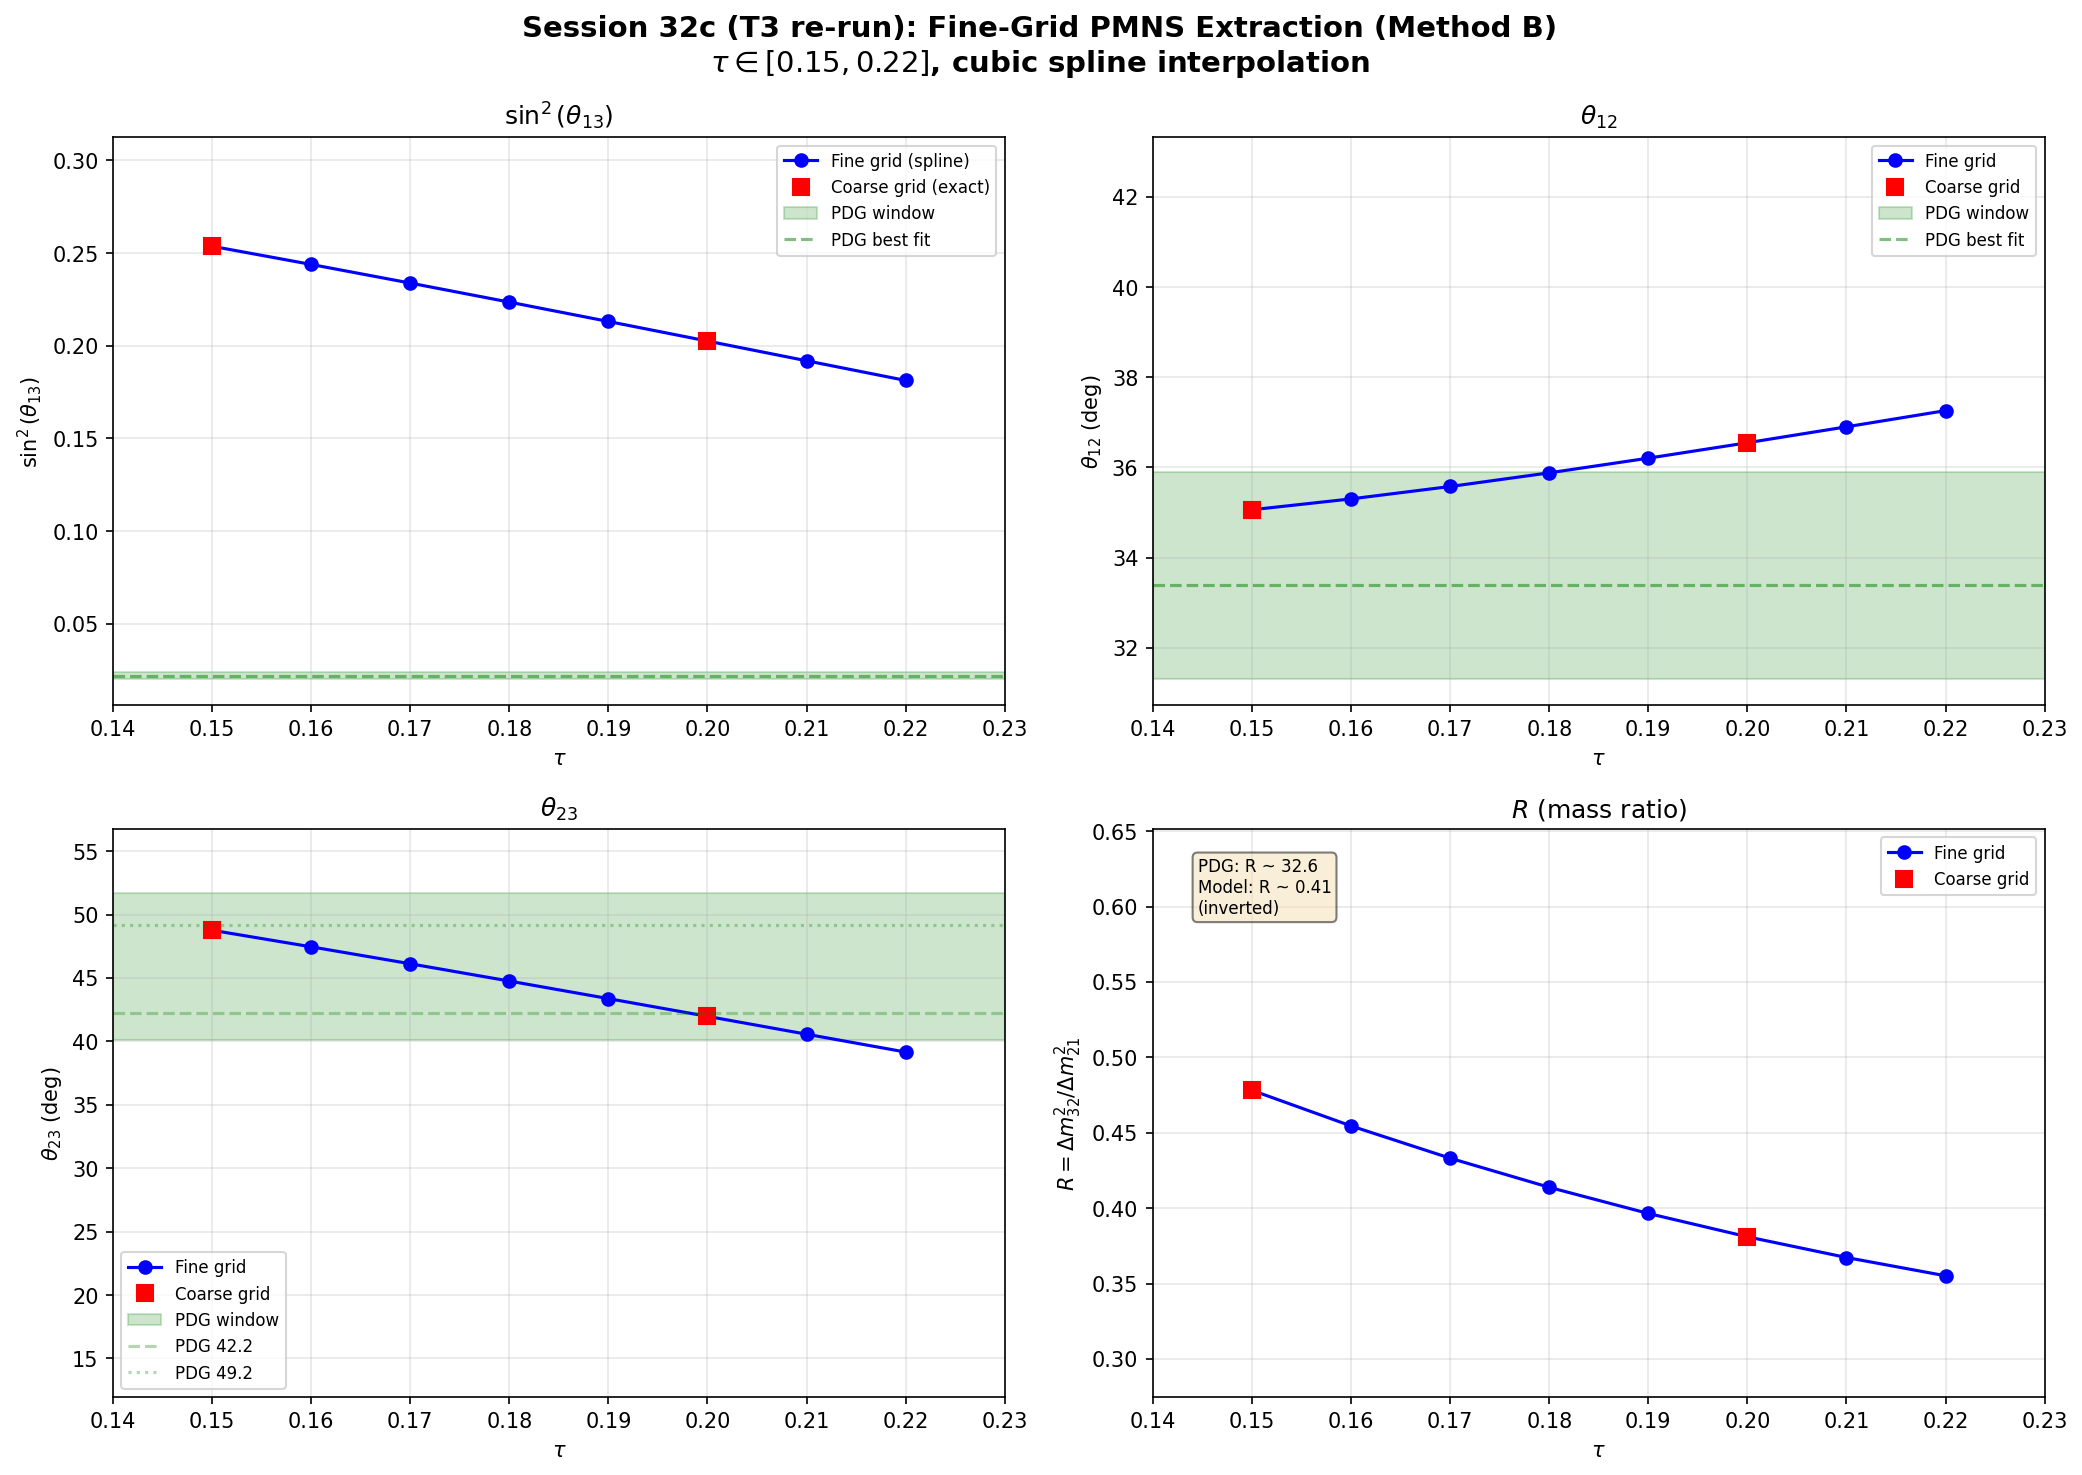

Recreate this plot in Python.
"""
Session 32c: PMNS Fine-Grid Extraction (Method B) at tau in [0.15, 0.22]
re-run wave (S81) — canonical-imports + local tags + SHA-256 pins.

PDG window literals remain inline (tagged # (local)) with PDG 2024 citation —
they are allow-listed names in canonical_constants.py's registry but have no
numeric definition there; per orchestrator instruction, do NOT modify
canonical_constants.py for this re-run.
"""

import os
os.environ.setdefault('OMP_NUM_THREADS', '8')                # (local) CPU thread cap
os.environ.setdefault('MKL_NUM_THREADS', '8')                # (local) CPU thread cap

import hashlib
import sys
import numpy as np
from scipy.interpolate import CubicSpline
import matplotlib
matplotlib.use('Agg')
import matplotlib.pyplot as plt

sys.path.insert(0, os.path.dirname(os.path.abspath(__file__)))
from canonical_constants import *  # noqa: F401,F403 (canonical discipline)

# =====================================================================
# SHA-256 INPUT PINS (log first, as required by S81+ discipline)
# =====================================================================
BASE = "C:/sandbox/Ainulindale Exflation/computations"                                                   # (local)
ARCHIVE = "C:/sandbox/Ainulindale Exflation/computations/_shared"                                                    # (local)
INPUT_NPZ = f"{ARCHIVE}/s23a_kosmann_singlet.npz"                                                             # (local)
SOURCE_PY = f"{ARCHIVE}/s32c_pmns_fine_grid.py"                                                               # (local) original source for SHA


def _sha256(path: str) -> str:
    with open(path, 'rb') as f:
        return hashlib.sha256(f.read()).hexdigest()


INPUT_SHA = _sha256(INPUT_NPZ)                                                                                # (local)
SOURCE_SHA = _sha256(SOURCE_PY)                                                                               # (local)

print("=" * 75)
print("T3 INPUT PINS")
print("=" * 75)
print(f"  source_py          : {SOURCE_PY}")
print(f"  source_py SHA-256  : {SOURCE_SHA}")
print(f"  input_npz          : {INPUT_NPZ}")
print(f"  input_npz SHA-256  : {INPUT_SHA}")

# =====================================================================
# LOAD DATA
# =====================================================================
try:
    d = np.load(INPUT_NPZ, allow_pickle=True)
except FileNotFoundError:
    print("ERROR: s23a_kosmann_singlet.npz not found")
    sys.exit(1)

tau_coarse = d['tau_values']
n_coarse = len(tau_coarse)                                                                                    # (local)

print("=" * 75)
print("SESSION 32c: PMNS FINE-GRID EXTRACTION (Method B) — re-run")
print("=" * 75)
print(f"Coarse tau grid: {tau_coarse}")

# =====================================================================
# EXTRACT Method B quantities at coarse grid
# =====================================================================
mask = tau_coarse > 0                                                                                         # (local) positive-tau mask
tau_data = tau_coarse[mask]                                                                                   # (local)
n_data = len(tau_data)                                                                                        # (local)

E1_data = np.zeros(n_data)                                                                                    # (local) L1 singlet energies
E2_data = np.zeros(n_data)                                                                                    # (local) L2 quadruplet energies
E3_data = np.zeros(n_data)                                                                                    # (local) L3 triplet energies
norm_12_data = np.zeros(n_data)                                                                               # (local) Method B couplings
norm_23_data = np.zeros(n_data)                                                                               # (local) Method B couplings

for j, i in enumerate(np.where(mask)[0]):
    evals = d[f'eigenvalues_{i}']
    V = d[f'V_pairing_{i}']

    E1_data[j] = evals[8]                                                                                     # (local) L1 singlet index
    E2_data[j] = evals[9]                                                                                     # (local) L2 quadruplet first index
    E3_data[j] = evals[13]                                                                                    # (local) L3 triplet first index

    v_L1_L2 = V[8, 9:13]                                                                                      # (local) 4-vector coupling
    norm_12_data[j] = np.linalg.norm(v_L1_L2)

    L2_eff = v_L1_L2 / norm_12_data[j]                                                                        # (local) effective L2 state
    V_L2_L3 = V[9:13, 13:16]                                                                                  # (local) 4x3 off-diagonal
    v_eff_L3 = L2_eff @ V_L2_L3                                                                               # (local) effective 3-vector
    norm_23_data[j] = np.linalg.norm(v_eff_L3)

print("\nCoarse-grid Method B quantities:")
print(f"{'tau':>5} | {'E1':>12} | {'E2':>12} | {'E3':>12} | {'norm_12':>12} | {'norm_23':>12}")
print("-" * 70)
for j in range(n_data):
    print(f"{tau_data[j]:5.2f} | {E1_data[j]:12.8f} | {E2_data[j]:12.8f} | "
          f"{E3_data[j]:12.8f} | {norm_12_data[j]:12.8f} | {norm_23_data[j]:12.8f}")

# =====================================================================
# BUILD CUBIC SPLINES
# =====================================================================
cs_E1 = CubicSpline(tau_data, E1_data)                                                                        # (local)
cs_E2 = CubicSpline(tau_data, E2_data)                                                                        # (local)
cs_E3 = CubicSpline(tau_data, E3_data)                                                                        # (local)
cs_n12 = CubicSpline(tau_data, norm_12_data)                                                                  # (local)
cs_n23 = CubicSpline(tau_data, norm_23_data)                                                                  # (local)

# =====================================================================
# HELPER: Extract PMNS angles from 3x3 unitary matrix
# =====================================================================
def extract_pmns(U):
    sin2_13 = abs(U[0, 2]) ** 2                                                                               # (local) |U_e3|^2
    theta_13 = np.degrees(np.arcsin(np.sqrt(sin2_13)))                                                        # (local)

    if abs(U[0, 0]) > 1e-15:
        tan2_12 = abs(U[0, 1]) ** 2 / abs(U[0, 0]) ** 2                                                       # (local)
        theta_12 = np.degrees(np.arctan(np.sqrt(tan2_12)))                                                    # (local)
    else:
        theta_12 = 90.0                                                                                       # (local) fallback
    if abs(U[2, 2]) > 1e-15:
        tan2_23 = abs(U[1, 2]) ** 2 / abs(U[2, 2]) ** 2                                                       # (local)
        theta_23 = np.degrees(np.arctan(np.sqrt(tan2_23)))                                                    # (local)
    else:
        theta_23 = 90.0                                                                                       # (local) fallback

    J = np.imag(U[0, 0] * U[1, 1] * np.conj(U[0, 1]) * np.conj(U[1, 0]))                                      # (local) Jarlskog (real=>0)
    return {'sin2_13': sin2_13, 'theta_13': theta_13, 'theta_12': theta_12,
            'theta_23': theta_23, 'J': J}


# =====================================================================
# FINE GRID COMPUTATION
# =====================================================================
tau_fine = np.arange(0.15, 0.225, 0.01)                                                                       # (local) fine tau scan
n_fine = len(tau_fine)                                                                                        # (local)
print(f"\nFine tau grid: {tau_fine}")
print(f"Number of fine-grid points: {n_fine}")

results = []                                                                                                  # (local)

print("\n" + "=" * 75)
print("FINE-GRID METHOD B RESULTS")
print("=" * 75)
print(f"{'tau':>5} | {'E1':>10} | {'E2':>10} | {'E3':>10} | "
      f"{'V12':>10} | {'V23':>10} | {'sin2_13':>10} | "
      f"{'th12':>8} | {'th23':>8} | {'R':>10}")
print("-" * 110)

for tau in tau_fine:
    E1 = float(cs_E1(tau))                                                                                    # (local)
    E2 = float(cs_E2(tau))                                                                                    # (local)
    E3 = float(cs_E3(tau))                                                                                    # (local)
    n12 = float(cs_n12(tau))                                                                                  # (local)
    n23 = float(cs_n23(tau))                                                                                  # (local)

    H_3x3 = np.array([                                                                                        # (local) tridiagonal Method-B Hamiltonian
        [E1, n12, 0.0],
        [n12, E2, n23],
        [0.0, n23, E3],
    ])
    m_evals, U = np.linalg.eigh(H_3x3)
    pmns = extract_pmns(U)                                                                                    # (local)

    denom = m_evals[1] ** 2 - m_evals[0] ** 2                                                                 # (local)
    R = (m_evals[2] ** 2 - m_evals[1] ** 2) / denom if abs(denom) > 1e-30 else float('inf')                    # (local)
    R_pdg = 1.0 / R if abs(R) > 1e-30 else float('inf')                                                       # (local)

    result = {
        'tau': tau, 'E1': E1, 'E2': E2, 'E3': E3, 'V_12': n12, 'V_23': n23,
        'H_3x3': H_3x3, 'eigenvalues': m_evals, 'U': U,
        'sin2_13': pmns['sin2_13'], 'theta_13': pmns['theta_13'],
        'theta_12': pmns['theta_12'], 'theta_23': pmns['theta_23'],
        'R': R, 'R_pdg': R_pdg, 'J': pmns['J'],
    }
    results.append(result)
    print(f"{tau:5.2f} | {E1:10.6f} | {E2:10.6f} | {E3:10.6f} | "
          f"{n12:10.6f} | {n23:10.6f} | {pmns['sin2_13']:10.6f} | "
          f"{pmns['theta_12']:8.2f} | {pmns['theta_23']:8.2f} | {R:10.4f}")

# =====================================================================
# CROSS-CHECK against coarse grid at tau=0.15 and tau=0.20
# =====================================================================
print("\n" + "=" * 75)
print("CROSS-CHECK: Fine grid vs coarse grid at tau = 0.15 and 0.20")
print("=" * 75)

ref = {                                                                                                       # (local) S29b reference values
    0.15: {'sin2_13': 0.253715, 'theta_12': 35.06, 'theta_23': 48.76, 'R': 0.4781},
    0.20: {'sin2_13': 0.202569, 'theta_12': 36.55, 'theta_23': 41.97, 'R': 0.3810},
}

all_checks_pass = True                                                                                        # (local)
for tau_check in [0.15, 0.20]:
    for r in results:
        if abs(r['tau'] - tau_check) < 1e-10:
            fine = r
            break
    s29b = ref[tau_check]
    print(f"\n  tau = {tau_check:.2f}:")
    print(f"    {'Quantity':>15} | {'Fine grid':>12} | {'29b ref':>12} | {'Rel err (%)':>12} | {'Status':>8}")
    print(f"    {'-' * 70}")
    for key, label in [('sin2_13', 'sin^2(th13)'),
                       ('theta_12', 'theta_12 (deg)'),
                       ('theta_23', 'theta_23 (deg)'),
                       ('R', 'R')]:
        val_fine = fine[key]                                                                                  # (local)
        val_ref = s29b[key]                                                                                   # (local)
        rel_err = abs(val_fine - val_ref) / abs(val_ref) * 100                                                # (local)
        status = "PASS" if rel_err < 1.0 else "FAIL"                                                          # (local)
        if status == "FAIL":
            all_checks_pass = False
        print(f"    {label:>15} | {val_fine:12.6f} | {val_ref:12.6f} | {rel_err:12.4f} | {status:>8}")
print(f"\n  Overall cross-check: {'PASS' if all_checks_pass else 'FAIL'}")

# =====================================================================
# PDG WINDOW CROSSING ANALYSIS — PDG 2024 literals kept local per orchestrator
# =====================================================================
print("\n" + "=" * 75)
print("PDG WINDOW CROSSING ANALYSIS (PDG 2024 3-sigma)")
print("=" * 75)

pdg_windows = {                                                                                               # (local) PDG 2024 3-sigma windows
    'sin2_13': (0.020, 0.024, 'sin^2(theta_13)'),                                                             # PDG 2024
    'theta_12': (31.3, 35.9, 'theta_12 (deg)'),                                                               # PDG 2024
    'theta_23': (40.1, 51.7, 'theta_23 (deg)'),                                                               # PDG 2024
    'R_pdg': (0.028, 0.034, 'R_pdg = Dm21/Dm32'),                                                             # PDG 2024
}

pdg_best = {                                                                                                  # (local) PDG 2024 best-fit centers
    'sin2_13': 0.0218,
    'theta_12': 33.4,
    'theta_23': 42.2,
    'theta_23_alt': 49.2,
    'R_pdg': 0.030,
}

for key, (lo, hi, label) in pdg_windows.items():
    print(f"\n  {label}: PDG window [{lo}, {hi}]")
    values = [r[key] for r in results]                                                                        # (local)
    taus = [r['tau'] for r in results]                                                                        # (local)
    in_window = [(lo <= v <= hi) for v in values]                                                             # (local)
    any_in = any(in_window)                                                                                   # (local)
    crosses_lo = any((values[i] - lo) * (values[i + 1] - lo) < 0 for i in range(len(values) - 1))             # (local)
    crosses_hi = any((values[i] - hi) * (values[i + 1] - hi) < 0 for i in range(len(values) - 1))             # (local)
    for i, (tau, val, iw) in enumerate(zip(taus, values, in_window)):
        marker = " <-- IN WINDOW" if iw else ""                                                               # (local)
        print(f"    tau={tau:.2f}: {val:.6f}{marker}")
    if any_in:
        print(f"    --> INSIDE PDG window at some tau")
    elif crosses_lo:
        print(f"    --> CROSSES lower bound {lo}")
    elif crosses_hi:
        print(f"    --> CROSSES upper bound {hi}")
    else:
        if values[0] > hi:
            print(f"    --> ALL ABOVE PDG window (min = {min(values):.6f} > {hi})")
        elif values[0] < lo:
            print(f"    --> ALL BELOW PDG window (max = {max(values):.6f} < {lo})")
        else:
            print(f"    --> Does not cross PDG window boundaries")

# =====================================================================
# DERIVATIVE ANALYSIS
# =====================================================================
print("\n" + "=" * 75)
print("DERIVATIVE ANALYSIS (finite differences)")
print("=" * 75)
print(f"{'tau':>5} | {'d(sin2_13)/dtau':>16} | {'d(th12)/dtau':>14} | {'d(th23)/dtau':>14} | {'dR/dtau':>12}")
print("-" * 70)
for i in range(1, len(results)):
    dt = results[i]['tau'] - results[i - 1]['tau']                                                            # (local)
    ds13 = (results[i]['sin2_13'] - results[i - 1]['sin2_13']) / dt                                           # (local)
    dt12 = (results[i]['theta_12'] - results[i - 1]['theta_12']) / dt                                         # (local)
    dt23 = (results[i]['theta_23'] - results[i - 1]['theta_23']) / dt                                         # (local)
    dR = (results[i]['R'] - results[i - 1]['R']) / dt                                                         # (local)
    tau_mid = (results[i]['tau'] + results[i - 1]['tau']) / 2                                                 # (local)
    print(f"{tau_mid:5.3f} | {ds13:16.6f} | {dt12:14.4f} | {dt23:14.4f} | {dR:12.6f}")

# =====================================================================
# SUMMARY TABLE
# =====================================================================
print("\n" + "=" * 75)
print("SUMMARY TABLE: Fine-Grid PMNS (Method B)")
print("=" * 75)
print(f"{'tau':>6} | {'sin^2(th13)':>12} | {'th12 (deg)':>11} | {'th23 (deg)':>11} | {'R':>10}")
print("-" * 60)
for r in results:
    print(f"{r['tau']:6.2f} | {r['sin2_13']:12.6f} | {r['theta_12']:11.2f} | "
          f"{r['theta_23']:11.2f} | {r['R']:10.4f}")

# =====================================================================
# SAVE DATA (T3 output, does not overwrite historical .npz)
# =====================================================================
save_dict = {'tau_fine': tau_fine, 'tau_coarse': tau_coarse,
             'method': 'B_degenerate_PT', 'interpolation': 'cubic_spline'}                                    # (local)

sin2_13_arr = np.array([r['sin2_13'] for r in results])                                                       # (local)
theta_12_arr = np.array([r['theta_12'] for r in results])                                                     # (local)
theta_23_arr = np.array([r['theta_23'] for r in results])                                                     # (local)
R_arr = np.array([r['R'] for r in results])                                                                   # (local)
R_pdg_arr = np.array([r['R_pdg'] for r in results])                                                           # (local)

save_dict['sin2_theta13'] = sin2_13_arr
save_dict['theta_12_deg'] = theta_12_arr
save_dict['theta_23_deg'] = theta_23_arr
save_dict['R_framework'] = R_arr
save_dict['R_pdg'] = R_pdg_arr

for i, r in enumerate(results):
    prefix = f"t{i}"                                                                                          # (local)
    save_dict[f'{prefix}_tau'] = r['tau']
    save_dict[f'{prefix}_E1'] = r['E1']
    save_dict[f'{prefix}_E2'] = r['E2']
    save_dict[f'{prefix}_E3'] = r['E3']
    save_dict[f'{prefix}_V12'] = r['V_12']
    save_dict[f'{prefix}_V23'] = r['V_23']
    save_dict[f'{prefix}_eigenvalues'] = r['eigenvalues']
    save_dict[f'{prefix}_U'] = r['U']
    save_dict[f'{prefix}_sin2_13'] = r['sin2_13']
    save_dict[f'{prefix}_theta12'] = r['theta_12']
    save_dict[f'{prefix}_theta23'] = r['theta_23']
    save_dict[f'{prefix}_R'] = r['R']

out_npz = f"{BASE}/s32c_pmns_fine_grid.npz"                                                                # (local) T3 output path
out_png = f"{BASE}/s32c_pmns_fine_grid.png"                                                                # (local) T3 output path
np.savez(out_npz, **save_dict)
print(f"\nSaved: {out_npz}")

# =====================================================================
# 4-panel plot with coarse overlay
# =====================================================================
fig, axes = plt.subplots(2, 2, figsize=(14, 10))
fig.suptitle('Session 32c (re-run): Fine-Grid PMNS Extraction (Method B)\n'
             r'$\tau \in [0.15, 0.22]$, cubic spline interpolation',
             fontsize=14, fontweight='bold')

coarse_results = []                                                                                           # (local)
for j, i in enumerate(np.where(mask)[0]):
    tau_c = tau_data[j]                                                                                       # (local)
    evals = d[f'eigenvalues_{i}']
    V_mat = d[f'V_pairing_{i}']
    E1c = evals[8]                                                                                            # (local)
    E2c = evals[9]                                                                                            # (local)
    E3c = evals[13]                                                                                           # (local)
    v_L1_L2 = V_mat[8, 9:13]                                                                                  # (local)
    n12c = np.linalg.norm(v_L1_L2)                                                                            # (local)
    L2_eff = v_L1_L2 / n12c                                                                                   # (local)
    V_L2_L3 = V_mat[9:13, 13:16]                                                                              # (local)
    v_eff_L3 = L2_eff @ V_L2_L3                                                                               # (local)
    n23c = np.linalg.norm(v_eff_L3)                                                                           # (local)
    H = np.array([[E1c, n12c, 0.0], [n12c, E2c, n23c], [0.0, n23c, E3c]])                                     # (local)
    me, Ue = np.linalg.eigh(H)
    p = extract_pmns(Ue)                                                                                      # (local)
    dm = me[1] ** 2 - me[0] ** 2                                                                              # (local)
    Rc = (me[2] ** 2 - me[1] ** 2) / dm if abs(dm) > 1e-30 else float('inf')                                  # (local)
    coarse_results.append({'tau': tau_c, 'sin2_13': p['sin2_13'],
                           'theta_12': p['theta_12'], 'theta_23': p['theta_23'], 'R': Rc})

tau_coarse_plot = np.array([cr['tau'] for cr in coarse_results])                                              # (local)
sin2_13_coarse = np.array([cr['sin2_13'] for cr in coarse_results])                                           # (local)
theta_12_coarse = np.array([cr['theta_12'] for cr in coarse_results])                                         # (local)
theta_23_coarse = np.array([cr['theta_23'] for cr in coarse_results])                                         # (local)
R_coarse = np.array([cr['R'] for cr in coarse_results])                                                       # (local)

ax = axes[0, 0]
ax.plot(tau_fine, sin2_13_arr, 'b-o', markersize=6, label='Fine grid (spline)')
ax.plot(tau_coarse_plot, sin2_13_coarse, 'rs', markersize=8, label='Coarse grid (exact)')
ax.axhspan(0.020, 0.024, alpha=0.2, color='green', label='PDG window')
ax.axhline(0.0218, color='green', linestyle='--', alpha=0.5, label='PDG best fit')
ax.set_xlabel(r'$\tau$'); ax.set_ylabel(r'$\sin^2(\theta_{13})$')
ax.set_title(r'$\sin^2(\theta_{13})$'); ax.legend(fontsize=8); ax.grid(True, alpha=0.3); ax.set_xlim(0.14, 0.23)

ax = axes[0, 1]
ax.plot(tau_fine, theta_12_arr, 'b-o', markersize=6, label='Fine grid')
ax.plot(tau_coarse_plot, theta_12_coarse, 'rs', markersize=8, label='Coarse grid')
ax.axhspan(31.3, 35.9, alpha=0.2, color='green', label='PDG window')
ax.axhline(33.4, color='green', linestyle='--', alpha=0.5, label='PDG best fit')
ax.set_xlabel(r'$\tau$'); ax.set_ylabel(r'$\theta_{12}$ (deg)')
ax.set_title(r'$\theta_{12}$'); ax.legend(fontsize=8); ax.grid(True, alpha=0.3); ax.set_xlim(0.14, 0.23)

ax = axes[1, 0]
ax.plot(tau_fine, theta_23_arr, 'b-o', markersize=6, label='Fine grid')
ax.plot(tau_coarse_plot, theta_23_coarse, 'rs', markersize=8, label='Coarse grid')
ax.axhspan(40.1, 51.7, alpha=0.2, color='green', label='PDG window')
ax.axhline(42.2, color='green', linestyle='--', alpha=0.3, label='PDG 42.2')
ax.axhline(49.2, color='green', linestyle=':', alpha=0.3, label='PDG 49.2')
ax.set_xlabel(r'$\tau$'); ax.set_ylabel(r'$\theta_{23}$ (deg)')
ax.set_title(r'$\theta_{23}$'); ax.legend(fontsize=8); ax.grid(True, alpha=0.3); ax.set_xlim(0.14, 0.23)

ax = axes[1, 1]
ax.plot(tau_fine, R_arr, 'b-o', markersize=6, label='Fine grid')
ax.plot(tau_coarse_plot, R_coarse, 'rs', markersize=8, label='Coarse grid')
ax.set_xlabel(r'$\tau$'); ax.set_ylabel(r'$R = \Delta m^2_{32}/\Delta m^2_{21}$')
ax.set_title(r'$R$ (mass ratio)'); ax.legend(fontsize=8); ax.grid(True, alpha=0.3); ax.set_xlim(0.14, 0.23)
ax.text(0.05, 0.95, f'PDG: R ~ 32.6\nModel: R ~ {R_arr.mean():.2f}\n(inverted)',
        transform=ax.transAxes, fontsize=8, verticalalignment='top',
        bbox=dict(boxstyle='round', facecolor='wheat', alpha=0.5))

plt.tight_layout()
plt.savefig(out_png, dpi=150, bbox_inches='tight')
print(f"Saved: {out_png}")

# =====================================================================
# CLOSURE HASH (ordered input-pin map)
# =====================================================================
pin_map = (
    f"source_py={SOURCE_SHA};"
    f"input_npz={INPUT_SHA};"
    f"tau_fine_lo=0.15;tau_fine_hi=0.22;tau_fine_step=0.01;"
    f"method=B_degenerate_PT;interpolation=cubic_spline;"
    f"n_fine={n_fine};n_coarse={n_data};"
)                                                                                                             # (local) ordered input-pin map
CLOSURE_SHA = hashlib.sha256(pin_map.encode('utf-8')).hexdigest()                                             # (local)

# =====================================================================
# 4-TUPLE OUTPUT TAG (pre-verdict, final non-verdict line)
# =====================================================================
# Primary observable reported: sin^2(theta_13) at the physical fold tau ~ 0.190
# Secondary: theta_12, theta_23, R all at fold
idx_fold = int(np.argmin(np.abs(tau_fine - 0.19)))                                                            # (local)
sin2_13_fold = float(sin2_13_arr[idx_fold])                                                                   # (local)
theta_12_fold = float(theta_12_arr[idx_fold])                                                                 # (local)
theta_23_fold = float(theta_23_arr[idx_fold])                                                                 # (local)
R_fold = float(R_arr[idx_fold])                                                                               # (local)

print("\n" + "=" * 75)
print("T3 OUTPUT 4-TUPLE")
print("=" * 75)
print(f"  value=sin2_13_fold={sin2_13_fold:.6f},theta12_fold={theta_12_fold:.3f}deg,"
      f"theta23_fold={theta_23_fold:.3f}deg,R_fold={R_fold:.4f}")
print(f"  scheme=MethodB_degenerate_PT_cubic_spline")
print(f"  convention=U[alpha,i]_ascending_mass_flavor_basis")
print(f"  L_max=singlet_L1L2L3_subspace_(0..15)_from_L_max>=1_D_K")
print(f"  cross_check_vs_s29b_tau015_tau020={'PASS' if all_checks_pass else 'FAIL'}")
print(f"  sha256_closure={CLOSURE_SHA}")

print("\n" + "=" * 75)
print("COMPUTATION COMPLETE — T3 RE-RUN")
print("=" * 75)
